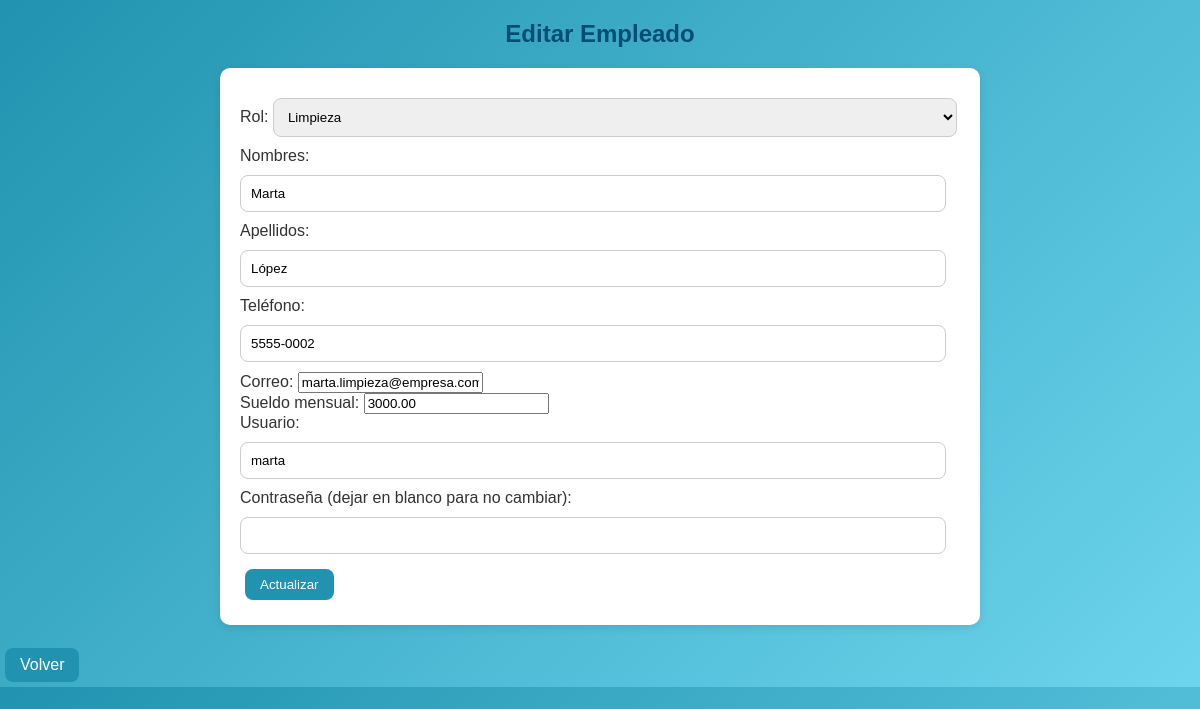
Page /editar_empleado.php?dpi=1234567890124 (signed in) on the committed database.
### tables this page shows
CREATE TABLE empleados (
  dpi            CHAR(13)     PRIMARY KEY,
  rol            ENUM('gerente','limpieza','atencion') NOT NULL,
  nombres        VARCHAR(80)  NOT NULL,
  apellidos      VARCHAR(80)  NOT NULL,
  telefono       VARCHAR(20)  NOT NULL,
  correo         VARCHAR(120) NOT NULL UNIQUE,
  sueldo_mensual DECIMAL(10,2) NOT NULL CHECK (sueldo_mensual >= 0),
  username       VARCHAR(40)  NOT NULL UNIQUE,
  passwrd        VARCHAR(255) NOT NULL

);

### editar_empleado.php (the view, shortened to what this page needs)
<?php
require "conexion.php";
$dpi = $_GET['dpi'];
$stmt = $pdo->prepare("SELECT * FROM empleados WHERE dpi = ?");
$stmt->execute([$dpi]);
$empleado = $stmt->fetch(PDO::FETCH_ASSOC);
?>
<!DOCTYPE html>
<html lang="es">
<head>
    <link rel="stylesheet" href="estilos.css">
</head>
<body>
    <h2>Editar Empleado</h2>
    <form action="actualizar_empleado.php" method="POST">
        <label>Rol:</label>
        <select name="rol" required>
            <option value="limpieza" <?php if($empleado['rol']=="limpieza") echo "selected"; ?>>Limpieza</option>
        </select><br>
        <label>Nombres:</label>
        <input type="text" name="nombres" value="<?php echo $empleado['nombres']; ?>" required><br>
        <label>Apellidos:</label>
        <input type="text" name="apellidos" value="<?php echo $empleado['apellidos']; ?>" required><br>
        <label>Teléfono:</label>
        <input type="text" name="telefono" value="<?php echo $empleado['telefono']; ?>" required><br>
        <label>Correo:</label>
        <input type="email" name="correo" value="<?php echo $empleado['correo']; ?>" required><br>
        <label>Sueldo mensual:</label>
        <input type="number" step="0.01" name="sueldo_mensual" value="<?php echo $empleado['sueldo_mensual']; ?>" required><br>
        <label>Usuario:</label>
        <input type="text" name="username" value="<?php echo $empleado['username']; ?>" required><br>
        <label>Contraseña (dejar en blanco para no cambiar):</label>
        <input type="password" name="passwrd"><br>
        <button type="submit">Actualizar</button>
    </form>
    <br>
    <a href="gerente.php">Volver</a>
</body>
</html>

### estilos.css (style rules this page uses)
body { font-family: Arial, sans-serif; background: linear-gradient(135deg, #2193b0, #6dd5ed); margin: 0; padding: 0; color: #333; }
h1, h2 { text-align: center; color: #004d73; }
a, button, input[type="submit"] { display: inline-block; padding: 8px 15px; margin: 5px; background: #2193b0; color: white; text-decoration: none; border-radius: 8px; transition: 0.3s; border: none; cursor: pointer; }
form { width: 60%; margin: 0 auto; background: white; padding: 20px; border-radius: 10px; box-shadow: 0 3px 10px rgba(0,0,0,0.1); }
form input[type="text"], form input[type="password"], form input[type="file"], form select { width: 95%; padding: 10px; margin: 10px 0; border: 1px solid #ccc; border-radius: 8px; }

### rows in the picture
empleados: rol "Limpieza", nombres "Marta", apellidos "López", telefono "5555-0002", correo "marta.limpieza@empresa.com", sueldo_mensual "3000.00", username "marta"
